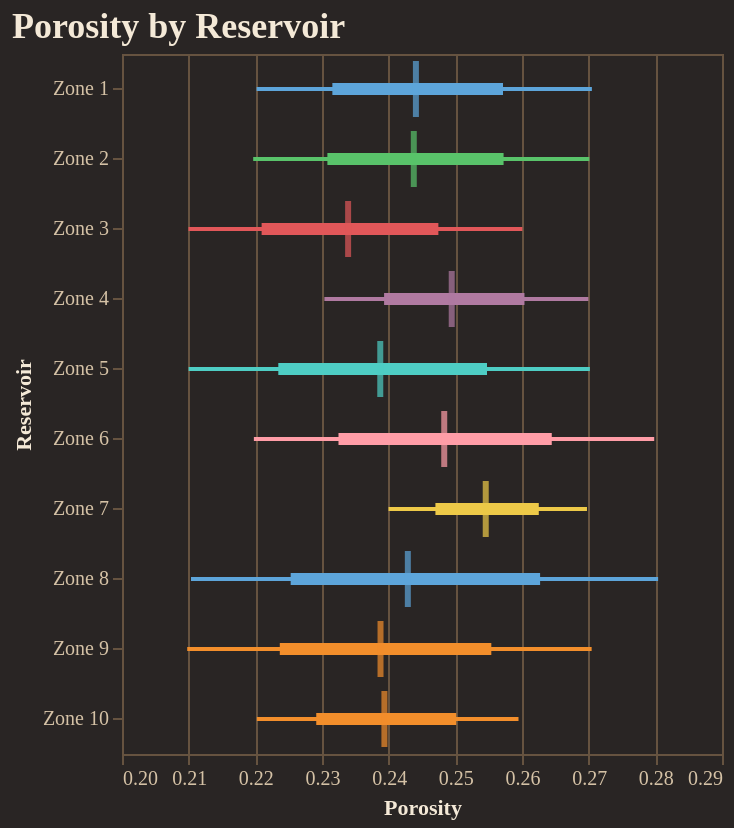

Write notebook code for a chart like this one.
### Code cell
fig = reporter.plotter.forest_plot(
    "Porosity", 
    backend=PLOTTING_BACKEND
)
fig.show()

### Figure 1 — Vega-Lite specification as saved in the notebook (floating-point values rounded to 4 significant figures)
{"config": {"background": "#292524", "view": {"fill": "#292524", "stroke": "#665340"}, "title": {"color": "#f4e9d7", "font": "Merriweather", "fontSize": 18, "fontWeight": 600, "subtitleColor": "#d5c2a6", "anchor": "start"}, "axis": {"domainColor": "#665340", "gridColor": "#665340", "tickColor": "#665340", "labelColor": "#d5c2a6", "titleColor": "#f4e9d7", "labelFont": "Merriweather", "titleFont": "Merriweather"}, "legend": {"titleColor": "#f4e9d7", "labelColor": "#d5c2a6", "labelFont": "Merriweather", "titleFont": "Merriweather", "orient": "top-right", "symbolType": "circle"}, "header": {"labelColor": "#d5c2a6", "titleColor": "#f4e9d7", "labelFont": "Merriweather", "titleFont": "Merriweather"}, "mark": {"color": "#c78d3b"}, "line": {"color": "#c78d3b"}, "bar": {"color": "#c78d3b"}, "point": {"color": "#ddb06d"}, "area": {"color": "#c78d3b", "opacity": 0.35}, "text": {"color": "#f4e9d7", "font": "Merriweather"}, "range": {"category": ["#5DA5DA", "#F28E2B", "#59C36A", "#E15759", "#B07AA1", "#4ECDC4", "#FF9DA7", "#EDC948"]}}, "layer": [{"mark": {"type": "rule", "strokeWidth": 2}, "encoding": {"color": {"field": "group", "legend": null, "type": "nominal"}, "x": {"field": "p10", "scale": {"zero": false}, "title": "Porosity", "type": "quantitative"}, "x2": {"field": "p90"}, "y": {"field": "group", "sort": ["Zone 1", "Zone 2", "Zone 3", "Zone 4", "Zone 5", "Zone 6", "Zone 7", "Zone 8", "Zone 9", "Zone 10"], "title": "Reservoir", "type": "nominal"}}}, {"mark": {"type": "rule", "strokeWidth": 6}, "encoding": {"color": {"field": "group", "legend": null, "type": "nominal"}, "x": {"field": "p25", "scale": {"zero": false}, "title": "Porosity", "type": "quantitative"}, "x2": {"field": "p75"}, "y": {"field": "group", "sort": ["Zone 1", "Zone 2", "Zone 3", "Zone 4", "Zone 5", "Zone 6", "Zone 7", "Zone 8", "Zone 9", "Zone 10"], "title": "Reservoir", "type": "nominal"}}}, {"mark": {"type": "tick", "color": "black", "size": 28, "thickness": 3}, "encoding": {"color": {"field": "group", "legend": null, "type": "nominal"}, "tooltip": [{"field": "group", "title": "Group", "type": "nominal"}, {"field": "p10", "title": "P10", "type": "quantitative"}, {"field": "p25", "title": "P25", "type": "quantitative"}, {"field": "median", "title": "Median", "type": "quantitative"}, {"field": "p75", "title": "P75", "type": "quantitative"}, {"field": "p90", "title": "P90", "type": "quantitative"}], "x": {"field": "median", "scale": {"zero": false}, "title": "Porosity", "type": "quantitative"}, "y": {"field": "group", "sort": ["Zone 1", "Zone 2", "Zone 3", "Zone 4", "Zone 5", "Zone 6", "Zone 7", "Zone 8", "Zone 9", "Zone 10"], "title": "Reservoir", "type": "nominal"}}}], "data": {"name": "data-bf6ca3ccb882f7e1d7f429d92e765cb3"}, "height": 350, "title": "Porosity by Reservoir", "width": "container", "$schema": "https://vega.github.io/schema/vega-lite/v5.20.1.json", "datasets": {"data-bf6ca3ccb882f7e1d7f429d92e765cb3": [{"group": "Zone 1", "p10": 0.2202, "p25": 0.2316, "median": 0.2441, "p75": 0.2572, "p90": 0.2705}, {"group": "Zone 2", "p10": 0.2197, "p25": 0.2308, "median": 0.2438, "p75": 0.2572, "p90": 0.2701}, {"group": "Zone 3", "p10": 0.21, "p25": 0.2209, "median": 0.2339, "p75": 0.2475, "p90": 0.2601}, {"group": "Zone 4", "p10": 0.2304, "p25": 0.2393, "median": 0.2495, "p75": 0.2604, "p90": 0.27}, {"group": "Zone 5", "p10": 0.21, "p25": 0.2234, "median": 0.2387, "p75": 0.2548, "p90": 0.2702}, {"group": "Zone 6", "p10": 0.2198, "p25": 0.2325, "median": 0.2483, "p75": 0.2645, "p90": 0.2798}, {"group": "Zone 7", "p10": 0.24, "p25": 0.247, "median": 0.2546, "p75": 0.2625, "p90": 0.2697}, {"group": "Zone 8", "p10": 0.2103, "p25": 0.2253, "median": 0.2429, "p75": 0.2627, "p90": 0.2804}, {"group": "Zone 9", "p10": 0.2098, "p25": 0.2237, "median": 0.2388, "p75": 0.2554, "p90": 0.2704}, {"group": "Zone 10", "p10": 0.2202, "p25": 0.2291, "median": 0.2394, "p75": 0.2501, "p90": 0.2595}]}}
